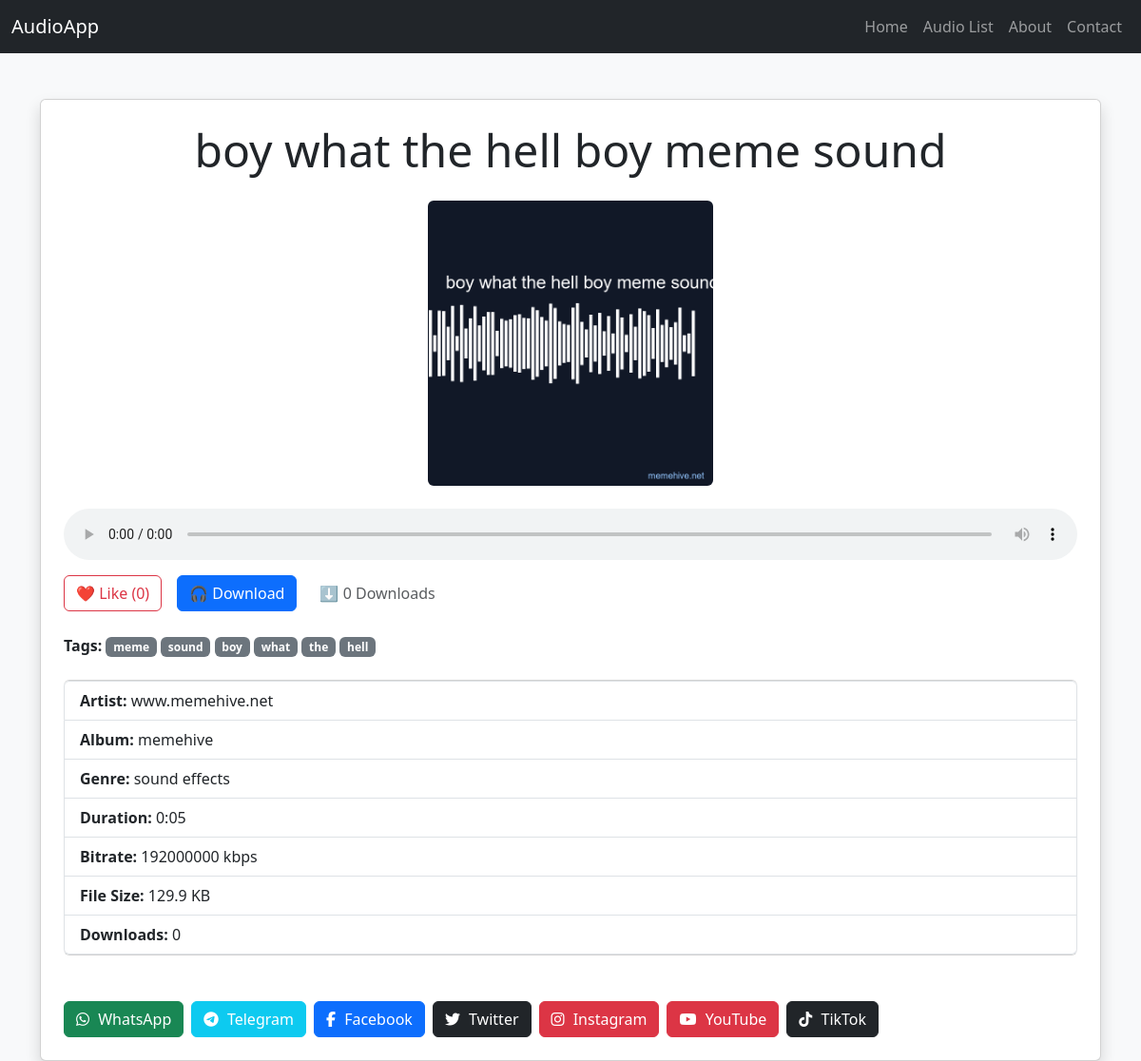
The app's page /audio/boy-what-the-hell-boy-meme-sound/ with its own data.
### music/models.py (models this page shows, shortened)
class Audio(models.Model):
    title = models.CharField(max_length=200, blank=True)
    slug = models.SlugField(unique=True, blank=True)
    category = models.ForeignKey(Category, on_delete=models.SET_NULL, null=True, blank=True)
    audio_file = models.FileField(upload_to='audios/')
    featured_image = models.ImageField(upload_to='featured_image/', blank=True, null=True)
    description = RichTextField(blank=True, null=True)
    uploaded_at = models.DateTimeField(auto_now_add=True)
    likes = models.PositiveIntegerField(default=0)
    tags = TaggableManager(blank=True)
    artist = models.CharField(max_length=255, blank=True, default='www.memehive.net')
    album = models.CharField(max_length=200, blank=True, default='memehive')
    genre = models.CharField(max_length=100, blank=True, default='sound effects')
    bitrate = models.IntegerField(blank=True, null=True)  # in bps
    filesize = models.IntegerField(blank=True, null=True)  # in bytes
    duration = models.FloatField(blank=True, null=True)  # in seconds
    downloads = models.PositiveIntegerField(default=0)
    def formatted_duration(self):
        if self.duration:
            mins = int(self.duration) // 60
            secs = int(self.duration) % 60
            return f"{mins}:{secs:02d}"
        return "-"

### music/views.py (the view)
# urls.py: path('audio/<slug:slug>/', audio_detail, name='audio_detail'),
def audio_detail(request, slug):
    audio = get_object_or_404(Audio, slug=slug)
    try:
        metadata = MutagenFile(audio.audio_file.path)
        duration = round(metadata.info.length, 2) if metadata.info.length else None
        bitrate = metadata.info.bitrate if hasattr(metadata.info, 'bitrate') else None
        filesize = os.path.getsize(audio.audio_file.path)
        genre = metadata.tags.get('TCON', [None])[0] if metadata.tags and metadata.tags.get('TCON') else 'sound effects'
        artist = metadata.tags.get('TPE1', [None])[0] if metadata.tags and metadata.tags.get('TPE1') else 'www.memehive.net'
        album = metadata.tags.get('TALB', [None])[0] if metadata.tags and metadata.tags.get('TALB') else 'memehive'
    except Exception as e:
        duration = bitrate = filesize = genre = artist = None
        album = 'memehive'
        print("Metadata error:", e)
    context = {
        'audio': audio,
        'duration': duration,
        'bitrate': bitrate,
        'filesize': filesize,
        'genre': genre,
        'artist': artist,
        'album': album,
    }
    return render(request, 'music/audio_detail.html', context)

### music/templates/music/audio_detail.html (shortened to what this page needs)
{% load static %}
<!DOCTYPE html>
<html lang="en">
<head>
  <link href="https://cdn.jsdelivr.net/npm/bootstrap@5.3.0/dist/css/bootstrap.min.css" rel="stylesheet">
  <link rel="stylesheet" href="https://cdnjs.cloudflare.com/ajax/libs/font-awesome/6.5.0/css/all.min.css" />
  <link rel="stylesheet" href="{% static 'music/css/audio_detail.css' %}">
</head>
<body class="bg-light">
<nav class="navbar navbar-expand-lg navbar-dark bg-dark">
  <div class="container-fluid">
    <a class="navbar-brand" href="/">AudioApp</a>
    <div class="collapse navbar-collapse" id="navbarNav">
      <ul class="navbar-nav ms-auto">
        <li class="nav-item"><a class="nav-link" href="/">Home</a></li>
        <li class="nav-item"><a class="nav-link" href="/audio/">Audio List</a></li>
        <li class="nav-item"><a class="nav-link" href="#about">About</a></li>
        <li class="nav-item"><a class="nav-link" href="#contact">Contact</a></li>
      </ul>
    </div>
  </div>
</nav>
<div class="container mt-5">
  <div class="card shadow p-4">
    <div class="text-center">
      <h1 class="display-5">{{ audio.title }}</h1>
      {% if audio.featured_image %}
        <img src="{{ audio.featured_image.url }}" class="img-fluid rounded mt-3 mb-4" style="max-height: 300px;" alt="Featured Image">
      {% else %}
        <img src="{% static 'default.png' %}" class="img-fluid rounded mt-3 mb-4" style="max-height: 300px;" alt="Default Image">
      {% endif %}
    </div>
    <audio controls class="w-100 mb-3">
      <source src="{{ audio.audio_file.url }}" type="audio/mpeg">
    </audio>
    <div class="d-flex flex-wrap gap-3 align-items-center">
      <form action="{% url 'like_audio' audio.id %}" method="post">
        <button type="submit" class="btn btn-outline-danger">
          ❤️ Like ({{ audio.likes }})
        </button>
      </form>
      <a href="{% url 'download_audio' audio.slug %}" class="btn btn-primary">
        🎧 Download
      </a>
      <span class="text-muted ms-2">⬇️ {{ audio.downloads }} Downloads</span>
    </div>
    <div class="mt-4">
      <strong>Tags:</strong>
      {% for tag in audio.tags.all %}
        <span class="badge bg-secondary">{{ tag.name }}</span>
      {% empty %}
        <span class="text-muted">No tags</span>
      {% endfor %}
    </div><br>
    <ul class="list-group mb-4">
      <li class="list-group-item"><strong>Artist:</strong> {{ audio.artist|default:"www.memehive.net" }}</li>
      <li class="list-group-item"><strong>Album:</strong> {{ audio.album|default:"memehive" }}</li>
      <li class="list-group-item"><strong>Genre:</strong> {{ audio.genre|default:"sound effects" }}</li>
      <li class="list-group-item"><strong>Duration:</strong> {{ audio.formatted_duration }}</li>
      <li class="list-group-item"><strong>Bitrate:</strong>
        {% if audio.bitrate %}
          {% widthratio audio.bitrate 1 1000 %} kbps
        {% else %}
          N/A
        {% endif %}
      </li>
      <li class="list-group-item"><strong>File Size:</strong> {{ audio.filesize|filesizeformat }}</li>
      <li class="list-group-item"><strong>Downloads:</strong> {{ audio.downloads }}</li>
    </ul>
    <div class="d-flex gap-2 flex-wrap mt-4">
      <a href="https://api.whatsapp.com/send?text={{ request.build_absolute_uri }}" class="btn btn-success" target="_blank" rel="noopener noreferrer">
        <i class="fab fa-whatsapp"></i> WhatsApp
      </a>
      <a href="https://t.me/share/url?url={{ request.build_absolute_uri }}" class="btn btn-info text-white" target="_blank" rel="noopener noreferrer">
        <i class="fab fa-telegram-plane"></i> Telegram
      </a>
      <a href="https://www.facebook.com/sharer/sharer.php?u={{ request.build_absolute_uri }}" class="btn btn-primary" target="_blank" rel="noopener noreferrer">
        <i class="fab fa-facebook-f"></i> Facebook
      </a>
      <a href="https://twitter.com/intent/tweet?url={{ request.build_absolute_uri }}" class="btn btn-dark" target="_blank" rel="noopener noreferrer">
        <i class="fab fa-twitter"></i> Twitter
      </a>
      <a href="https://www.instagram.com/YOUR_INSTAGRAM_USERNAME/" class="btn btn-danger" target="_blank" rel="noopener noreferrer">
        <i class="fab fa-instagram"></i> Instagram
      </a>
      <a href="https://www.youtube.com/@YOUR_CHANNEL_NAME" class="btn btn-danger" target="_blank" rel="noopener noreferrer">
        <i class="fab fa-youtube"></i> YouTube
      </a>
      <a href="https://www.tiktok.com/@YOUR_TIKTOK_USERNAME" class="btn btn-dark" target="_blank" rel="noopener noreferrer">
        <i class="fab fa-tiktok"></i> TikTok
      </a>
    </div>
  </div>
</div>
</body>
</html>

### music/static/css/audio_detail.css (style rules this page uses)
.btn i { margin-right: 5px; }

### records on screen
Audio: title "boy what the hell boy meme sound", featured_image (picture), likes "0", downloads "0", artist "www.memehive.net", album "memehive", genre "sound effects", formatted_duration "0:05", bitrate "192000000", filesize|filesizeformat "129.9 KB"
Tag: name "meme"
Tag: name "sound"
Tag: name "boy"
Tag: name "what"
Tag: name "the"
Tag: name "hell"
